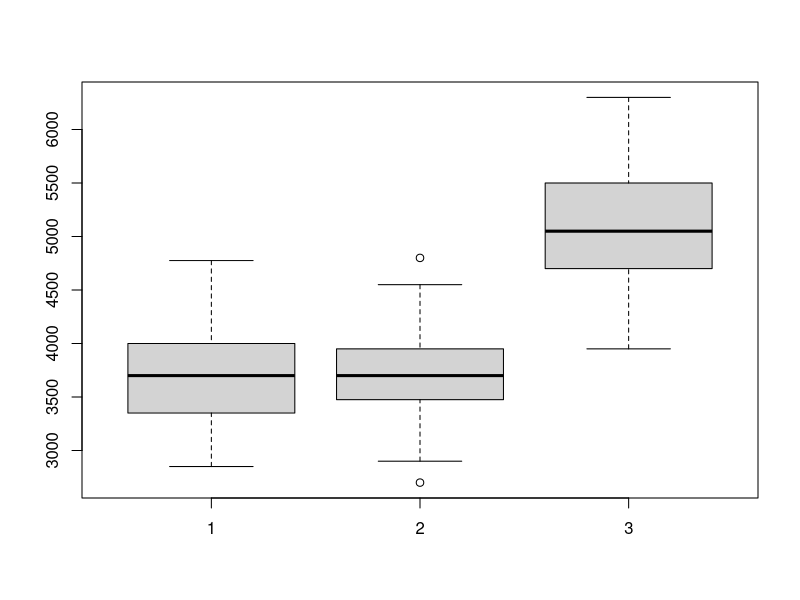
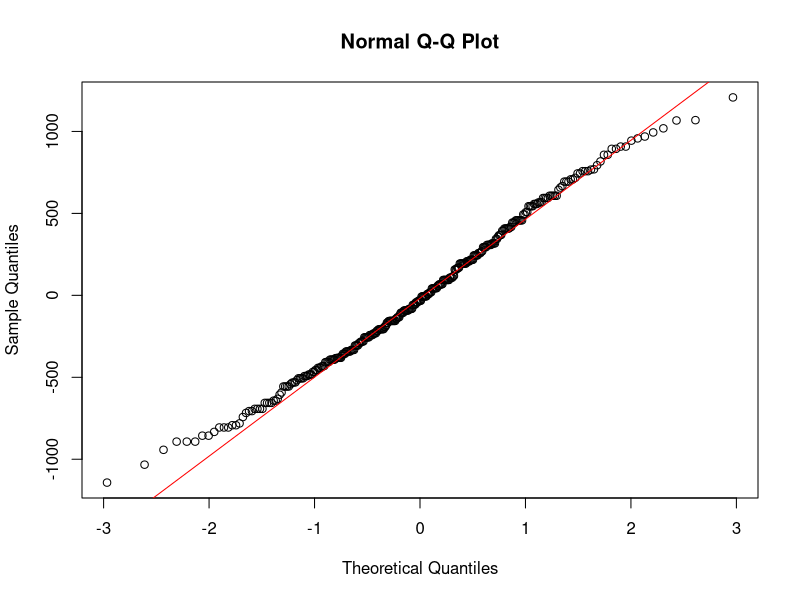
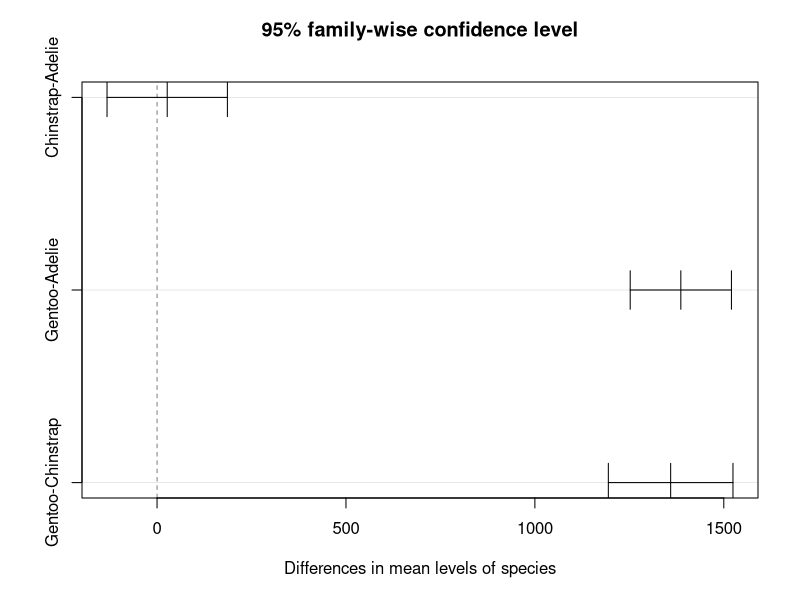

Write the R code that produced these figures, in order.
# W ramce danych palmerpenguins znajduj¡ si¦ dane dotycz¡ce wagi trzech gatunków pingwinów: adelie
# (pingwin biaªooki), chinstrap (pingwin maskowy), gentoo (pingwin biaªobrewy).
# Wykorzystuj¡c analiz¦ wariancji zbada¢, czy ±rednia waga jest taka sama niezale»nie od gatunku

library(palmerpenguins)
data(package = "palmerpenguins")

head(penguins)
penguins_clean <- na.omit(penguins)

adelie <- subset(penguins_clean, species == "Adelie")$body_mass_g
chinstrap <- subset(penguins_clean, species == "Chinstrap")$body_mass_g
gentoo <- subset(penguins_clean, species == "Gentoo")$body_mass_g

boxplot(adelie, chinstrap, gentoo)

# test normalności
shapiro.test(adelie)
# p-value = 0.04232: brak normalności
shapiro.test(chinstrap)
# p-value = 0.5605 : rozkład normalny
shapiro.test(gentoo)
# p-value = 0.2605 : rozkład normalny

# Test normalności reszty
model <- aov(body_mass_g ~ species, data = penguins_clean)
reszty <- residuals(model)
shapiro.test(reszty)
# p-val > 0.05 : można przyjąć normalny rozkład próbki

qqnorm(reszty)
qqline(reszty, col = "red")

# test równości wariancji
bartlett.test(body_mass_g ~ species, data = penguins_clean)
# p-val > 0.05 : wariancje są równe

# H0: mu1 == mu2 == mu3
# H1: ~H0
analiza <- aov(body_mass_g ~ species, data = penguins_clean)
summary(analiza)
# p-val < 0.05: odrzucamy H0

# post-hoc
tuk <- TukeyHSD(analiza)
plot(tuk)
# średnia waga zależy od gatunku
